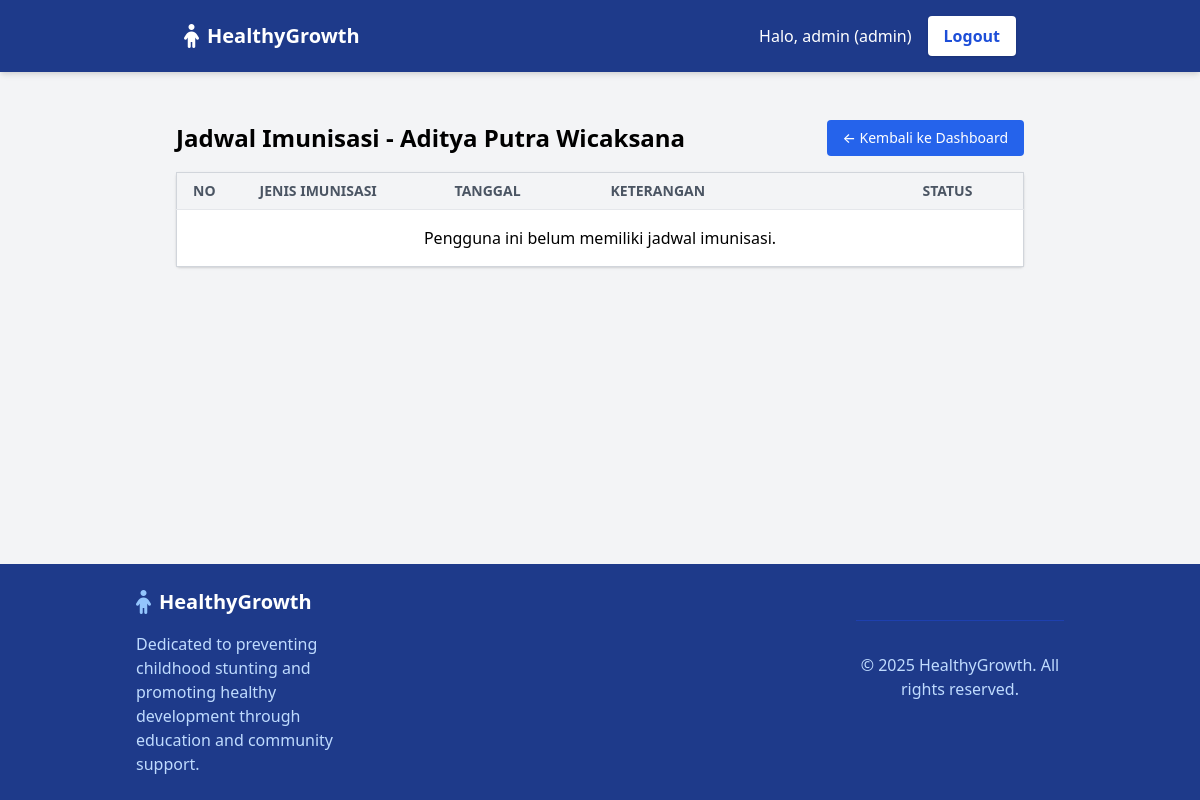
Page /dashboard/users/jadwal/4/ (signed in) on the earlier database version.
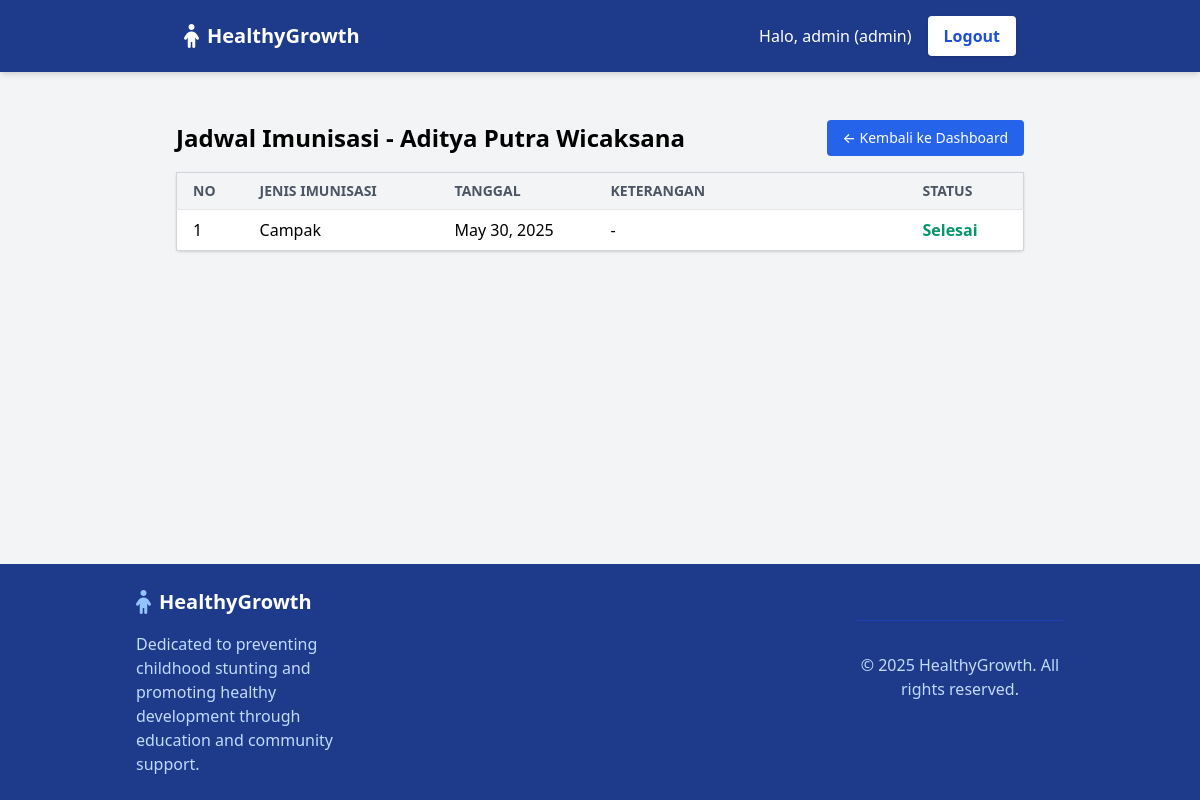
Same page on the later database version.
### akun/models.py (models this page shows, shortened)
class JadwalImunisasi(models.Model):
    user = models.ForeignKey(settings.AUTH_USER_MODEL, on_delete=models.CASCADE, related_name='jadwal_imunisasi')
    nama_anak = models.CharField(max_length=100)
    jenis_imunisasi = models.CharField(max_length=100)
    tanggal = models.DateField()
    keterangan = models.TextField(blank=True)
    selesai = models.BooleanField(default=False)

### akun/views.py (the view)
# urls.py: path('dashboard/users/jadwal/<int:user_id>/', views.view_user_jadwal, name='view_user_jadwal'),
def view_user_jadwal(request, user_id):
    if request.user.role != 'admin':
        return HttpResponseForbidden("Hanya admin yang dapat melihat jadwal pengguna lain.")
    user = get_object_or_404(User, id=user_id)
    jadwal_list = JadwalImunisasi.objects.filter(user=user).order_by('-tanggal')
    context = {
        'target_user': user,
        'jadwal_list': jadwal_list,
    }
    return render(request, 'page/jadwal_user.html', context)

### akun/templates/page/jadwal_user.html (shortened to what this page needs)
<!DOCTYPE html>
<html lang="id">
<head>
    <link href="https://cdn.jsdelivr.net/npm/tailwindcss@2.2.19/dist/tailwind.min.css" rel="stylesheet">
    <link rel="stylesheet" href="https://cdnjs.cloudflare.com/ajax/libs/font-awesome/6.5.0/css/all.min.css" />
</head>
<body class="bg-gray-100 min-h-screen flex flex-col">
    {% include 'component/navbar_dashboard.html' %}
    <main class="flex-grow container mx-auto p-6">
        <div class="px-16 py-6">
            <div class="flex items-center justify-between mb-4">
                <h2 class="text-2xl font-semibold">Jadwal Imunisasi - {{ target_user.nama }}</h2>
                <a href="{% url 'dashboard' %}"
                    class="px-4 py-2 text-sm font-medium text-white bg-blue-600 rounded hover:bg-blue-700 transition">
                    ← Kembali ke Dashboard
                </a>
            </div>
            <table class="table-fixed min-w-full bg-white border border-gray-300 rounded shadow">
                <thead>
                    <tr class="bg-gray-100 text-left text-sm uppercase text-gray-600">
                        <th class="w-10 py-2 px-4 border-b">No</th>
                        <th class="w-40 py-2 px-4 border-b">Jenis Imunisasi</th>
                        <th class="w-32 py-2 px-4 border-b">Tanggal</th>
                        <th class="w-64 py-2 px-4 border-b">Keterangan</th>
                        <th class="w-24 py-2 px-4 border-b">Status</th>
                    </tr>
                </thead>
                <tbody>
                    {% for jadwal in jadwal_list %}
                    <tr class="border-t hover:bg-gray-50">
                        <td class="py-2 px-4">{{ forloop.counter }}</td>
                        <td class="py-2 px-4">{{ jadwal.jenis_imunisasi }}</td>
                        <td class="py-2 px-4">{{ jadwal.tanggal }}</td>
                        <td class="py-2 px-4">{{ jadwal.keterangan|default:"-" }}</td>
                        <td class="py-2 px-4">
                            {% if jadwal.selesai %}
                            <span class="text-green-600 font-semibold">Selesai</span>
                            {% else %}
                            <span class="text-red-600 font-semibold">Belum</span>
                            {% endif %}
                        </td>
                    </tr>
                    {% empty %}
                    <tr>
                        <td colspan="6" class="py-4 px-4 text-center">Pengguna ini belum memiliki jadwal imunisasi.</td>
                    </tr>
                    {% endfor %}
                </tbody>
            </table>
        </div>
    </main>
    {% include 'component/footer_dashboard.html' %}
</body>

Differences in the rows shown:
added JadwalImunisasi: jenis_imunisasi "Campak", tanggal "May 30, 2025", keterangan "-", selesai "Selesai"
Other differences:
text no longer shown: "Pengguna ini belum memiliki jadwal imunisasi."
